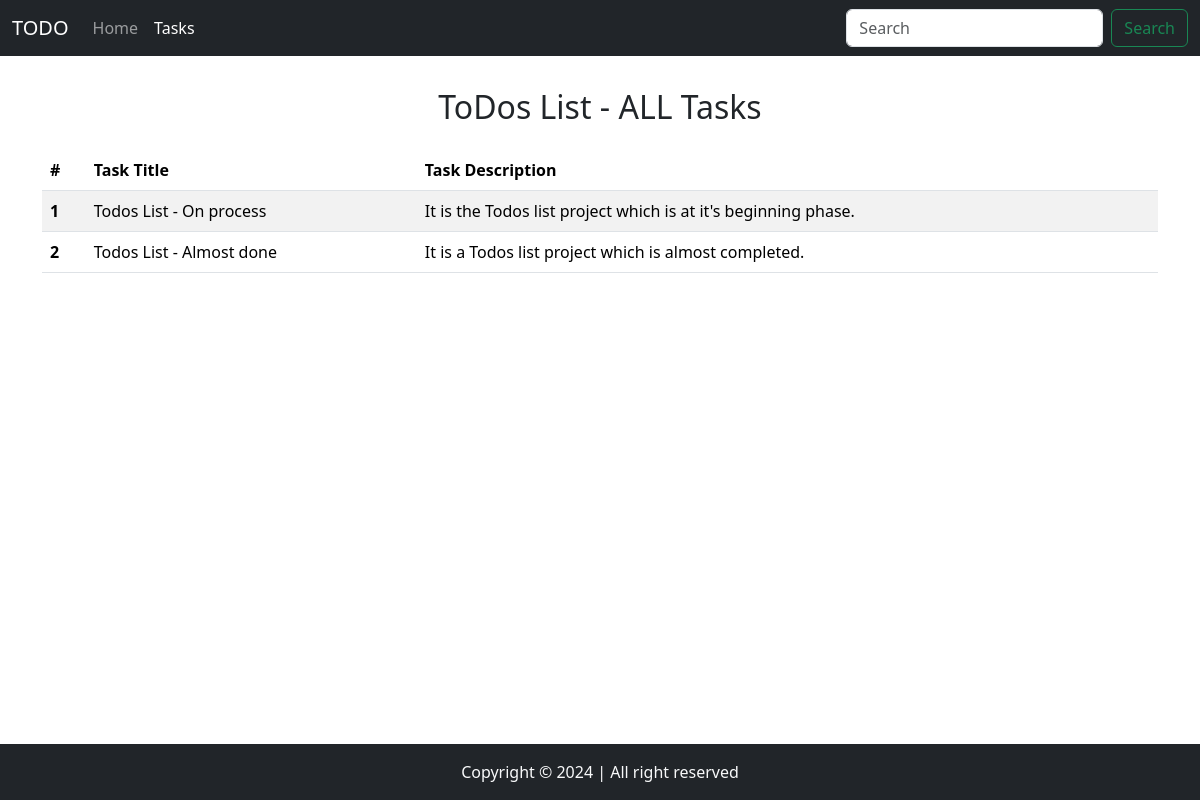
/tasks/, run on an earlier commit of the app's database.
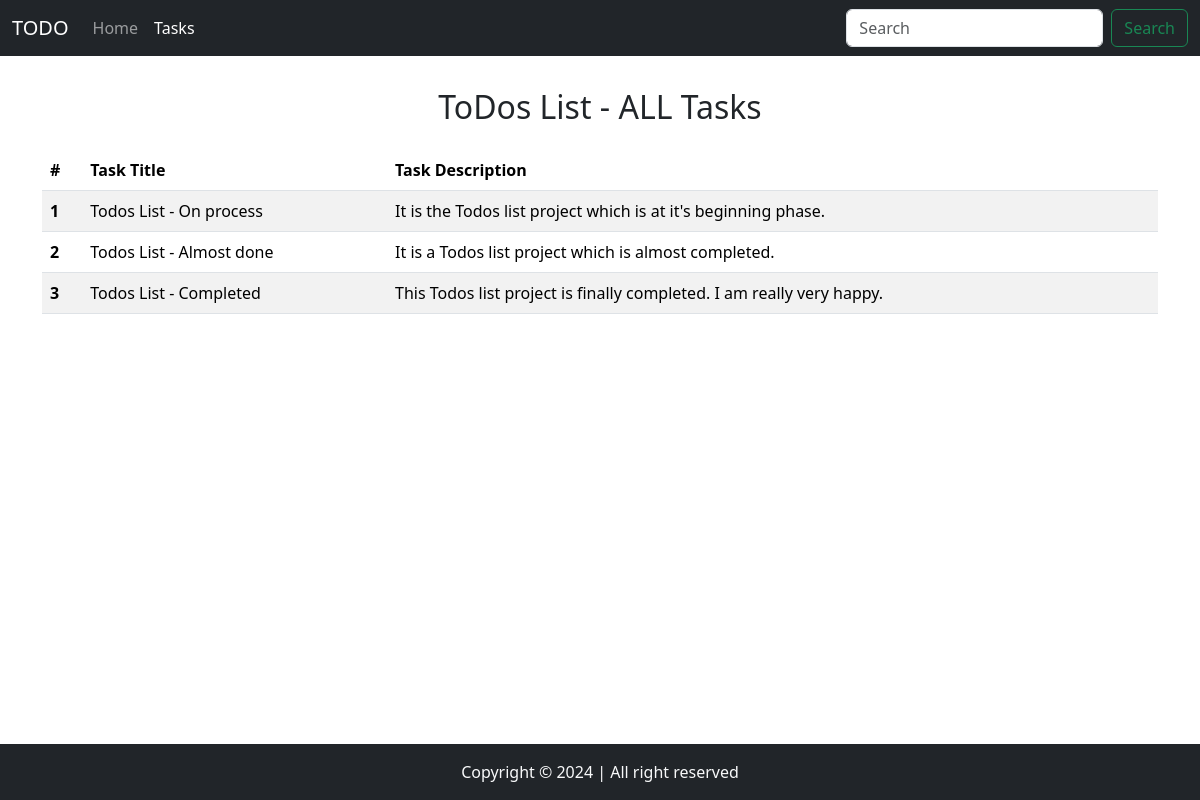
And on a later commit of the database.
### home/models.py (models this page shows, shortened)
class Task(models.Model):
    taskTitle = models.CharField(max_length=30)
    taskDesc = models.TextField()
    time = models.DateTimeField(auto_now_add=True)

### home/views.py (the view)
# urls.py: path('tasks/', views.tasks, name='tasks'),
def tasks(request):
    allTasks = Task.objects.all()
    context = {'tasks': allTasks}
    return render(request, 'tasks.html', context)

### templates/tasks.html (shortened to what this page needs)
<!DOCTYPE html>
<html lang="en">
  <head>
    <link
      href="https://cdn.jsdelivr.net/npm/bootstrap@5.3.3/dist/css/bootstrap.min.css"
      rel="stylesheet"
    />
  </head>
  <body>
    <nav class="navbar navbar-expand-lg navbar-dark bg-dark">
      <div class="container-fluid">
        <a class="navbar-brand" href="/">TODO</a>
        <div class="collapse navbar-collapse" id="navbarSupportedContent">
          <ul class="navbar-nav me-auto mb-2 mb-lg-0">
            <li class="nav-item">
              <a class="nav-link" aria-current="page" href="/">Home</a>
            </li>
            <li class="nav-item">
              <a class="nav-link active" href="/tasks">Tasks</a>
            </li>
          </ul>
          <form class="d-flex" role="search">
            <input
              class="form-control me-2"
              type="search"
              placeholder="Search"
              aria-label="Search"
            />
            <button class="btn btn-outline-success" type="submit">
              Search
            </button>
          </form>
        </div>
      </div>
    </nav>
    <div class="container my-3">
      <h2 class="text-center py-3">ToDos List - ALL Tasks</h2>
      <table class="table table-striped">
        <thead>
          <tr>
            <th scope="col">#</th>
            <th scope="col">Task Title</th>
            <th scope="col">Task Description</th>
          </tr>
        </thead>
        <tbody>
          {% for task in tasks %}
          <tr>
            <th scope="row">{{ forloop.counter }}</th>
            <td>{{ task.taskTitle }}</td>
            <td>{{ task.taskDesc }}</td>
          </tr>
          {% endfor %}
        </tbody>
      </table>
    </div>
    <footer>
      <p class="text-center bg-dark text-light fixed-bottom my-0 py-3">
        Copyright &copy; 2024 | All right reserved
      </p>
    </footer>
  </body>
</html>

What changed in the data, as far as the page shows it:
added Task: taskTitle "Todos List - Completed", taskDesc "This Todos list project is finally completed. I am really very happy."
